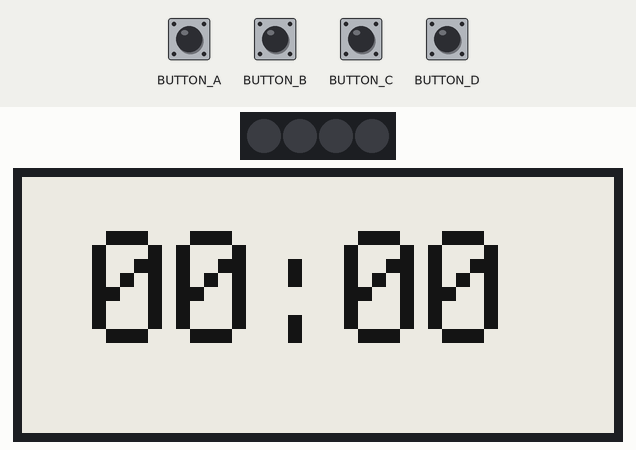
Simulated run of this program. Board: Adafruit MagTag running CircuitPython. On the bench: 4 RGB LEDs in strip order, left to right, 296×128 one-colour display. The test bench sets the inputs (shaded band). Dim RGB values are drawn brighter than linear; the clock reads 2024-03-15 10:24:30 at power-on unless the program sets it; what the program prints to the serial console is not drawn.

Above: at 3.2 s.
3.3 s: button A pressed for 0.15 s
At 6.1 s:
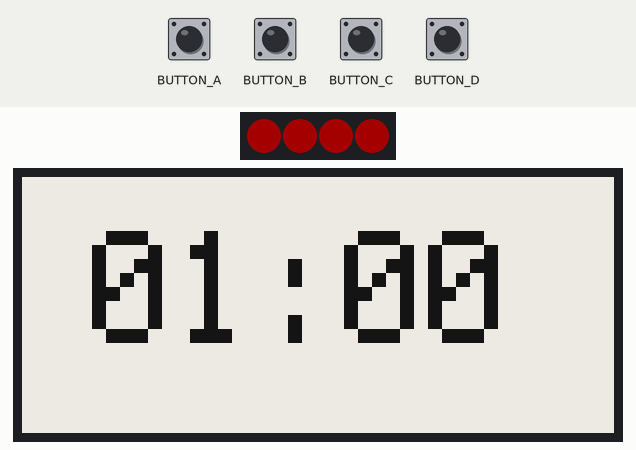
6.4 s: button D pressed for 1 s
At 8.2 s:
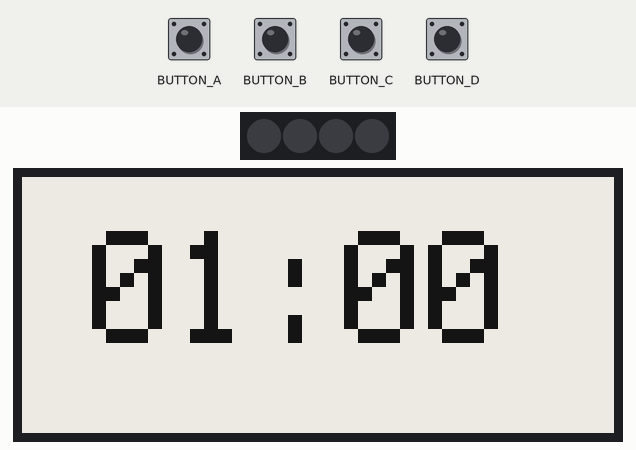
9.0 s: button B pressed for 1 s
At 12.4 s:
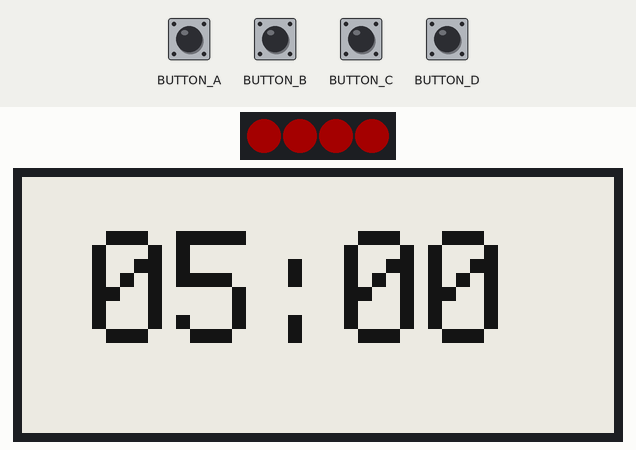
13.0 s: button D pressed for 1 s
At 15.2 s:
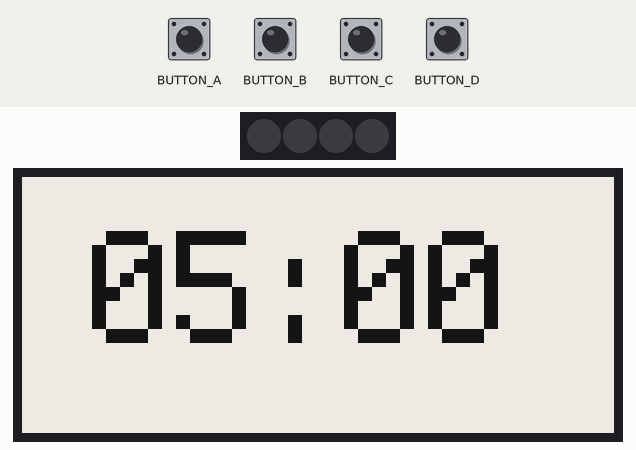
15.5 s: button C pressed for 1 s
At 31.9 s:
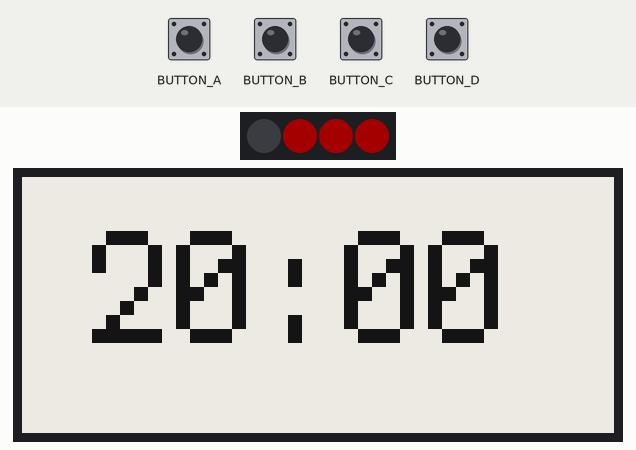
Timing chart, 0 to 33.6 s (numbered marks = the images above; inputs shaded):
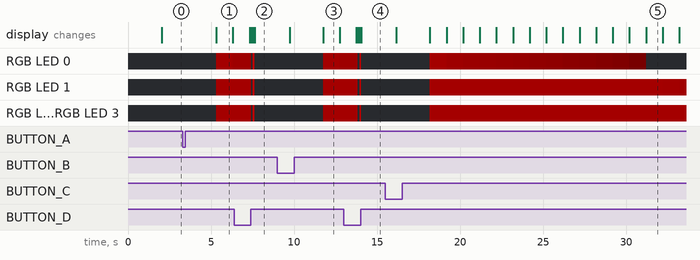

Measured:
- after the input at 3.3 s, RGB LED 0: off → RGB(38, 0, 0) after 2.0 s, → RGB(30, 0, 0) 1.0 s later; RGB LED 1–3: off → RGB(38, 0, 0) after 2.0 s; the display: changes after 2.0 s (image 1)
- after the input at 9.0 s, the display: first differs from a run without the input after 2.7 s (image 3)
- after the input at 15.5 s, the display: first differs from a run without the input after 2.7 s (image 5 shows a later state)

The program:

code.py
```python
import time
import terminalio
from adafruit_magtag.magtag import MagTag

magtag = MagTag()
magtag.peripherals.neopixel_disable = False

magtag.add_text(
    text_font=terminalio.FONT,
    text_position=(140, 55),
    text_scale=7,
    text_anchor_point=(0.5, 0.5),
)

magtag.set_text("00:00")

# Function that makes the neopixels display the seconds left
def update_neopixels(seconds):
    n = seconds // 15
    for j in range(n):
        magtag.peripherals.neopixels[3 - j] = (128, 0, 0)
    magtag.peripherals.neopixels[3 - n] = (int(((seconds / 15) % 1) * 128), 0, 0)


alarm_set = False
while True:
    if not alarm_set:
        # Set the timer to 1 minute
        if magtag.peripherals.button_a_pressed:
            alarm_time = 60
            alarm_set = True
            start = time.time()
            magtag.set_text("01:00")
            last_set = 60
            magtag.peripherals.neopixels.fill((128, 0, 0))

        # Set the timer to 5 minutes
        elif magtag.peripherals.button_b_pressed:
            alarm_time = 300
            alarm_set = True
            start = time.time()
            magtag.set_text("05:00")
            last_set = 300
            magtag.peripherals.neopixels.fill((128, 0, 0))

        # Set the timer to 20 minutes
        elif magtag.peripherals.button_c_pressed:
            alarm_time = 1200
            alarm_set = True
            start = time.time()
            magtag.set_text("20:00")
            last_set = 1200
            magtag.peripherals.neopixels.fill((128, 0, 0))

    else:
        time.sleep(1)
        remaining = alarm_time - (time.time() - start)
        if (remaining < 0):
            remaining = 0
        print(remaining)
        if remaining == 0:
            magtag.peripherals.neopixels.fill((255, 0, 0))
            # Play alarm and flash neopixels to indicate the timer is done
            for i in range(2):
                magtag.peripherals.neopixels.fill((255, 0, 0))
                magtag.peripherals.play_tone(3000, 0.5)
                magtag.peripherals.neopixels.fill((0, 0, 0))
                time.sleep(0.1)
                magtag.peripherals.neopixels.fill((255, 0, 0))
                magtag.peripherals.play_tone(3000, 0.5)
                magtag.peripherals.neopixels.fill((0, 0, 0))
                time.sleep(0.5)
            alarm_set = False
            magtag.set_text("00:00")
            last_set = 0
            continue

        update_neopixels(remaining % 60)
        if remaining % 60 == 0 and remaining != last_set:
            magtag.set_text("{:02d}:00".format(remaining // 60))
            last_set = remaining

    # Reset the timer
    if magtag.peripherals.button_d_pressed:
        time.sleep(0.1)
        magtag.peripherals.neopixels.fill((0, 0, 0))
        time.sleep(0.1)
        magtag.peripherals.neopixels.fill((255, 0, 0))
        time.sleep(0.1)
        magtag.peripherals.neopixels.fill((0, 0, 0))
        time.sleep(0.1)

        alarm_set = False
        magtag.set_text("00:00")
```
